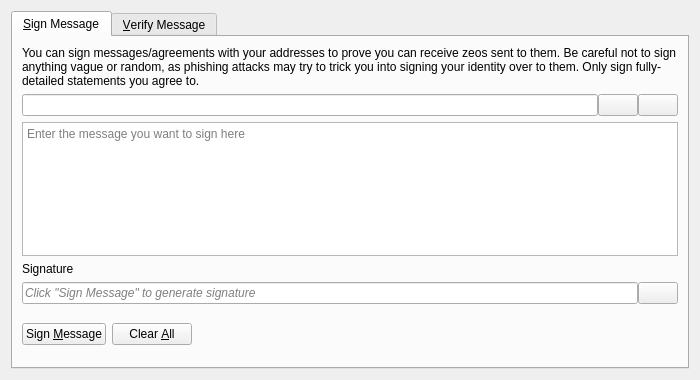
<?xml version="1.0" encoding="UTF-8"?>
<ui version="4.0">
 <class>SignVerifyMessageDialog</class>
 <widget class="QDialog" name="SignVerifyMessageDialog">
  <property name="geometry">
   <rect>
    <x>0</x>
    <y>0</y>
    <width>700</width>
    <height>380</height>
   </rect>
  </property>
  <property name="windowTitle">
   <string>Signatures - Sign / Verify a Message</string>
  </property>
  <property name="modal">
   <bool>true</bool>
  </property>
  <layout class="QVBoxLayout" name="verticalLayout">
   <item>
    <widget class="QTabWidget" name="tabWidget">
     <property name="currentIndex">
      <number>0</number>
     </property>
     <widget class="QWidget" name="tabSignMessage">
      <attribute name="title">
       <string>&amp;Sign Message</string>
      </attribute>
      <layout class="QVBoxLayout" name="verticalLayout_SM">
       <item>
        <widget class="QLabel" name="infoLabel_SM">
         <property name="text">
          <string>You can sign messages/agreements with your addresses to prove you can receive zeos sent to them. Be careful not to sign anything vague or random, as phishing attacks may try to trick you into signing your identity over to them. Only sign fully-detailed statements you agree to.</string>
         </property>
         <property name="textFormat">
          <enum>Qt::PlainText</enum>
         </property>
         <property name="wordWrap">
          <bool>true</bool>
         </property>
        </widget>
       </item>
       <item>
        <layout class="QHBoxLayout" name="horizontalLayout_1_SM">
         <property name="spacing">
          <number>0</number>
         </property>
         <item>
          <widget class="QValidatedLineEdit" name="addressIn_SM">
           <property name="toolTip">
            <string>The Zeo address to sign the message with</string>
           </property>
          </widget>
         </item>
         <item>
          <widget class="QPushButton" name="addressBookButton_SM">
           <property name="toolTip">
            <string>Choose previously used address</string>
           </property>
           <property name="text">
            <string/>
           </property>
           <property name="icon">
            <iconset resource="../zeo.qrc">
             <normaloff>:/icons/address-book</normaloff>:/icons/address-book</iconset>
           </property>
           <property name="shortcut">
            <string>Alt+A</string>
           </property>
           <property name="autoDefault">
            <bool>false</bool>
           </property>
          </widget>
         </item>
         <item>
          <widget class="QPushButton" name="pasteButton_SM">
           <property name="toolTip">
            <string>Paste address from clipboard</string>
           </property>
           <property name="text">
            <string/>
           </property>
           <property name="icon">
            <iconset resource="../zeo.qrc">
             <normaloff>:/icons/editpaste</normaloff>:/icons/editpaste</iconset>
           </property>
           <property name="shortcut">
            <string>Alt+P</string>
           </property>
           <property name="autoDefault">
            <bool>false</bool>
           </property>
          </widget>
         </item>
        </layout>
       </item>
       <item>
        <widget class="QPlainTextEdit" name="messageIn_SM">
         <property name="toolTip">
          <string>Enter the message you want to sign here</string>
         </property>
         <property name="placeholderText">
          <string>Enter the message you want to sign here</string>
         </property>
        </widget>
       </item>
       <item>
        <widget class="QLabel" name="signatureLabel_SM">
         <property name="text">
          <string>Signature</string>
         </property>
         <property name="textFormat">
          <enum>Qt::PlainText</enum>
         </property>
        </widget>
       </item>
       <item>
        <layout class="QHBoxLayout" name="horizontalLayout_2_SM">
         <property name="spacing">
          <number>0</number>
         </property>
         <item>
          <widget class="QLineEdit" name="signatureOut_SM">
           <property name="placeholderText">
            <string>Click "Sign Message" to generate signature</string>
           </property>
           <property name="font">
            <font>
             <italic>true</italic>
            </font>
           </property>
           <property name="readOnly">
            <bool>true</bool>
           </property>
          </widget>
         </item>
         <item>
          <widget class="QPushButton" name="copySignatureButton_SM">
           <property name="toolTip">
            <string>Copy the current signature to the system clipboard</string>
           </property>
           <property name="text">
            <string/>
           </property>
           <property name="icon">
            <iconset resource="../zeo.qrc">
             <normaloff>:/icons/editcopy</normaloff>:/icons/editcopy</iconset>
           </property>
           <property name="autoDefault">
            <bool>false</bool>
           </property>
          </widget>
         </item>
        </layout>
       </item>
       <item>
        <layout class="QHBoxLayout" name="horizontalLayout_3_SM">
         <item>
          <widget class="QPushButton" name="signMessageButton_SM">
           <property name="toolTip">
            <string>Sign the message to prove you own this Zeo address</string>
           </property>
           <property name="text">
            <string>Sign &amp;Message</string>
           </property>
           <property name="icon">
            <iconset resource="../zeo.qrc">
             <normaloff>:/icons/edit</normaloff>:/icons/edit</iconset>
           </property>
           <property name="autoDefault">
            <bool>false</bool>
           </property>
          </widget>
         </item>
         <item>
          <widget class="QPushButton" name="clearButton_SM">
           <property name="toolTip">
            <string>Reset all sign message fields</string>
           </property>
           <property name="text">
            <string>Clear &amp;All</string>
           </property>
           <property name="icon">
            <iconset resource="../zeo.qrc">
             <normaloff>:/icons/remove</normaloff>:/icons/remove</iconset>
           </property>
           <property name="autoDefault">
            <bool>false</bool>
           </property>
          </widget>
         </item>
         <item>
          <spacer name="horizontalSpacer_1_SM">
           <property name="orientation">
            <enum>Qt::Horizontal</enum>
           </property>
           <property name="sizeHint" stdset="0">
            <size>
             <width>40</width>
             <height>48</height>
            </size>
           </property>
          </spacer>
         </item>
         <item>
          <widget class="QLabel" name="statusLabel_SM">
           <property name="font">
            <font>
             <weight>75</weight>
             <bold>true</bold>
            </font>
           </property>
           <property name="text">
            <string/>
           </property>
           <property name="wordWrap">
            <bool>true</bool>
           </property>
          </widget>
         </item>
         <item>
          <spacer name="horizontalSpacer_2_SM">
           <property name="orientation">
            <enum>Qt::Horizontal</enum>
           </property>
           <property name="sizeHint" stdset="0">
            <size>
             <width>40</width>
             <height>48</height>
            </size>
           </property>
          </spacer>
         </item>
        </layout>
       </item>
      </layout>
     </widget>
     <widget class="QWidget" name="tabVerifyMessage">
      <attribute name="title">
       <string>&amp;Verify Message</string>
      </attribute>
      <layout class="QVBoxLayout" name="verticalLayout_VM">
       <item>
        <widget class="QLabel" name="infoLabel_VM">
         <property name="text">
          <string>Enter the receiver's address, message (ensure you copy line breaks, spaces, tabs, etc. exactly) and signature below to verify the message. Be careful not to read more into the signature than what is in the signed message itself, to avoid being tricked by a man-in-the-middle attack. Note that this only proves the signing party receives with the address, it cannot prove sendership of any transaction!</string>
         </property>
         <property name="textFormat">
          <enum>Qt::PlainText</enum>
         </property>
         <property name="alignment">
          <set>Qt::AlignLeading|Qt::AlignLeft|Qt::AlignTop</set>
         </property>
         <property name="wordWrap">
          <bool>true</bool>
         </property>
        </widget>
       </item>
       <item>
        <layout class="QHBoxLayout" name="horizontalLayout_1_VM">
         <property name="spacing">
          <number>0</number>
         </property>
         <item>
          <widget class="QValidatedLineEdit" name="addressIn_VM">
           <property name="toolTip">
            <string>The Zeo address the message was signed with</string>
           </property>
          </widget>
         </item>
         <item>
          <widget class="QPushButton" name="addressBookButton_VM">
           <property name="toolTip">
            <string>Choose previously used address</string>
           </property>
           <property name="text">
            <string/>
           </property>
           <property name="icon">
            <iconset resource="../zeo.qrc">
             <normaloff>:/icons/address-book</normaloff>:/icons/address-book</iconset>
           </property>
           <property name="shortcut">
            <string>Alt+A</string>
           </property>
           <property name="autoDefault">
            <bool>false</bool>
           </property>
          </widget>
         </item>
        </layout>
       </item>
       <item>
        <widget class="QPlainTextEdit" name="messageIn_VM">
          <property name="toolTip">
            <string>The signed message to verify</string>
          </property>
          <property name="placeholderText">
            <string>The signed message to verify</string>
          </property>
        </widget>
       </item>
       <item>
        <widget class="QValidatedLineEdit" name="signatureIn_VM">
          <property name="toolTip">
            <string>The signature given when the message was signed</string>
          </property>
          <property name="placeholderText">
            <string>The signature given when the message was signed</string>
          </property>
        </widget>
       </item>
       <item>
        <layout class="QHBoxLayout" name="horizontalLayout_2_VM">
         <item>
          <widget class="QPushButton" name="verifyMessageButton_VM">
           <property name="toolTip">
            <string>Verify the message to ensure it was signed with the specified Zeo address</string>
           </property>
           <property name="text">
            <string>Verify &amp;Message</string>
           </property>
           <property name="icon">
            <iconset resource="../zeo.qrc">
             <normaloff>:/icons/transaction_0</normaloff>:/icons/transaction_0</iconset>
           </property>
           <property name="autoDefault">
            <bool>false</bool>
           </property>
          </widget>
         </item>
         <item>
          <widget class="QPushButton" name="clearButton_VM">
           <property name="toolTip">
            <string>Reset all verify message fields</string>
           </property>
           <property name="text">
            <string>Clear &amp;All</string>
           </property>
           <property name="icon">
            <iconset resource="../zeo.qrc">
             <normaloff>:/icons/remove</normaloff>:/icons/remove</iconset>
           </property>
           <property name="autoDefault">
            <bool>false</bool>
           </property>
          </widget>
         </item>
         <item>
          <spacer name="horizontalSpacer_1_VM">
           <property name="orientation">
            <enum>Qt::Horizontal</enum>
           </property>
           <property name="sizeHint" stdset="0">
            <size>
             <width>40</width>
             <height>48</height>
            </size>
           </property>
          </spacer>
         </item>
         <item>
          <widget class="QLabel" name="statusLabel_VM">
           <property name="font">
            <font>
             <weight>75</weight>
             <bold>true</bold>
            </font>
           </property>
           <property name="text">
            <string/>
           </property>
           <property name="wordWrap">
            <bool>true</bool>
           </property>
          </widget>
         </item>
         <item>
          <spacer name="horizontalSpacer_2_VM">
           <property name="orientation">
            <enum>Qt::Horizontal</enum>
           </property>
           <property name="sizeHint" stdset="0">
            <size>
             <width>40</width>
             <height>48</height>
            </size>
           </property>
          </spacer>
         </item>
        </layout>
       </item>
      </layout>
     </widget>
    </widget>
   </item>
  </layout>
 </widget>
 <customwidgets>
  <customwidget>
   <class>QValidatedLineEdit</class>
   <extends>QLineEdit</extends>
   <header>qt/qvalidatedlineedit.h</header>
  </customwidget>
 </customwidgets>
 <resources>
  <include location="../zeo.qrc"/>
 </resources>
 <connections/>
</ui>
